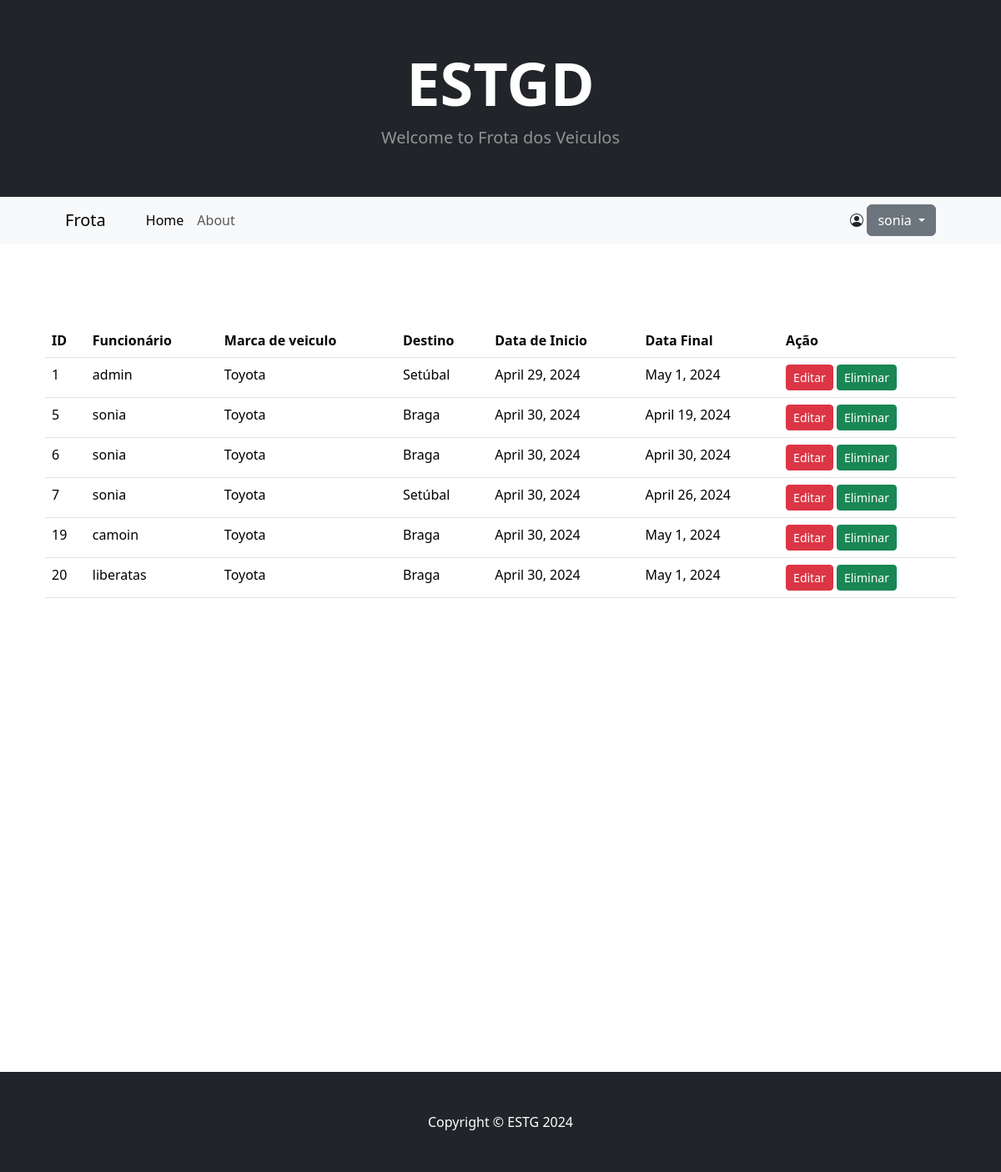
Page /frota/pedidorejeitadoList/ (signed in) on the committed database.
### frota/models.py (models this page shows)
class User(AbstractUser):
    def __str__(self):
        return f'{self.username},{self.is_staff}'

class Pedido(models.Model):
     user = models.ForeignKey(User, on_delete=models.CASCADE, related_name='userpedidos')
     veiculo = models.ForeignKey(Veiculo, on_delete=models.CASCADE, related_name='veiculopedido')
     data_inicio = models.DateField()
     data_fim = models.DateField()
     local = models.CharField(max_length=50)
     combustivel_inicial = models.IntegerField()
     combustivel_fim = models.IntegerField(default=0)
     kilometro_inicial = models.IntegerField(default=0)
     kilometro_final = models.IntegerField(default=0)
     confirmacao = models.BooleanField(default=False)

class Veiculo(models.Model):
    matricula = models.CharField(max_length=50)
    marca = models.CharField(max_length=50)
    tipo_combustivel = models.CharField(max_length=50)
    description = models.TextField(max_length=100, blank=True, null=True, default='')
    image = models.ImageField(upload_to='uploads/veiculo')
    def __str__(self):
        return f'{self.marca}'

### frota/views.py (the view)
# urls.py: path('pedidorejeitadoList/', views.pedidorejeitadoList, name='pedidorejeitadoList'),
def pedidorejeitadoList(request):
    try:
        pedido = Pedido.objects.filter(confirmacao=Pedido.confirmacao !='False')
        return render(request, 'pedidoConfirmList.html', {'pedidos':pedido})
    except:
        messages.success(request, 'Erro o sistema não consegue carregar os dados!')
        return redirect('home')

### frota/templates/pedidoConfirmList.html (shortened to what this page needs)
{% extends 'base.html'%}
{% block content %}
{% include 'head.html'%}
{% include 'navbar.html'%}
  <section class="py-5">
            <div class="container px-4 px-lg-5 mt-5">
                <div class="row gx-4 gx-lg-5 row-cols-2 row-cols-md-3 row-cols-xl-4 justify-content-center">
                    <table class="table">
  <thead>
    <tr>
      <th scope="col">ID</th>
      <th scope="col">Funcionário</th>
      <th scope="col">Marca de veiculo</th>
      <th scope="col">Destino</th>
        <th scope="col">Data de Inicio</th>
      <th scope="col">Data Final</th>
      <th scope="col">Ação</th>
    </tr>
  </thead>
  <tbody>
  {% for pedido in pedidos %}
    <tr>
      <td>{{ pedido.pk }}</td>
      <td >{{ pedido.user.username }}</td>
        <td >{{ pedido.veiculo }}</td>
        <td >{{ pedido.local }}</td>
      <td >{{ pedido.data_inicio }}</td>
      <td >{{ pedido.data_fim }}</td>
      <td>
      <a class="btn btn-danger btn-sm " href="{% url 'editarpedido' pedido.pk%}" style="color: white">Editar</a>
         <a class="btn btn-success btn-sm " href="{% url 'eliminarpedido' pedido.pk%}" style="color: white">Eliminar</a>
      </td>
        {% endfor%}
    </tr>
  </tbody>
</table>
                         </div>
                        </div>
</section>
<br><br><br><br><br><br><br><br><br><br><br><br><br><br><br><br><br><br><br><br><br><b></b>
{% endblock %}

### frota/templates/navbar.html (shortened to what this page needs)
        <nav class="navbar navbar-expand-lg navbar-light bg-light">
            <div class="container px-4 px-lg-5">
                <a class="navbar-brand" href="{% url 'home'%}">Frota</a>
                <div class="collapse navbar-collapse" id="navbarSupportedContent">
                    <ul class="navbar-nav me-auto mb-2 mb-lg-0 ms-lg-4">
                        <li class="nav-item"><a class="nav-link active" aria-current="page" href="{% url 'home'%}">Home</a></li>
                        <li class="nav-item"><a class="nav-link" href="{%url 'about'%}">About</a></li>
                    </ul>
                            <div class="dropdown">
                      <button class="btn btn-secondary dropdown-toggle" type="button" data-bs-toggle="dropdown" aria-expanded="false">
                        {{user.username}}
                      </button>
                    </div>
                </div>
            </div>
        </nav>

### rows in the picture
User: username "sonia"
Pedido: pk "1", user.username "admin", veiculo "Toyota", local "Setúbal", data_inicio "April 29, 2024", data_fim "May 1, 2024"
Pedido: pk "5", user.username "sonia", veiculo "Toyota", local "Braga", data_inicio "April 30, 2024", data_fim "April 19, 2024"
Pedido: pk "6", user.username "sonia", veiculo "Toyota", local "Braga", data_inicio "April 30, 2024", data_fim "April 30, 2024"
Pedido: pk "7", user.username "sonia", veiculo "Toyota", local "Setúbal", data_inicio "April 30, 2024", data_fim "April 26, 2024"
Pedido: pk "19", user.username "camoin", veiculo "Toyota", local "Braga", data_inicio "April 30, 2024", data_fim "May 1, 2024"
Pedido: pk "20", user.username "liberatas", veiculo "Toyota", local "Braga", data_inicio "April 30, 2024", data_fim "May 1, 2024"
